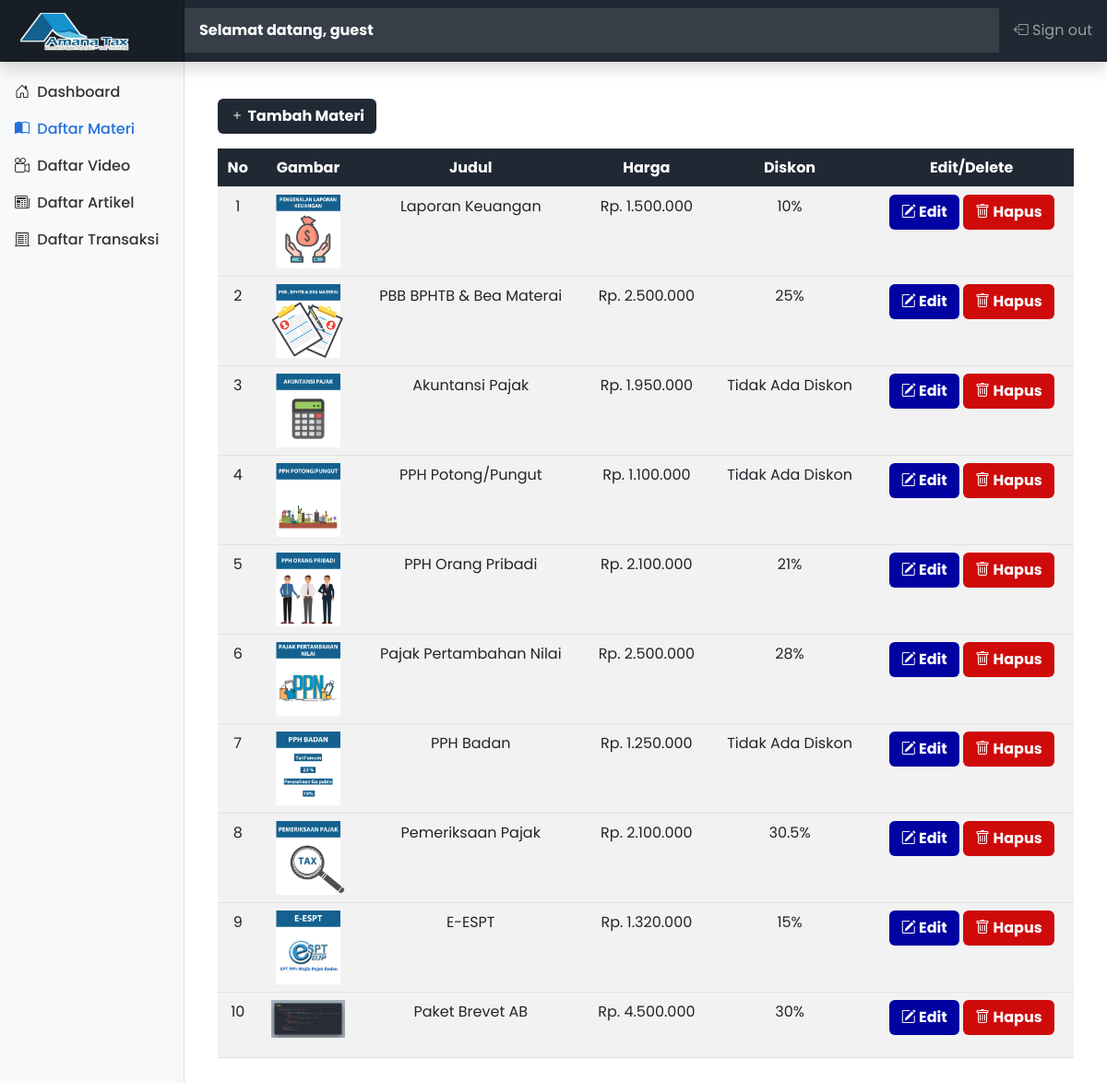
Page /admin/ListMateri.php (signed in) on the committed database.
### tables this page shows
CREATE TABLE `lesson` (
  `lesson_id` int(11) NOT NULL,
  `lesson` varchar(100) NOT NULL,
  `price` bigint(20) NOT NULL,
  `discount` float NOT NULL DEFAULT 0,
  `pict` text NOT NULL,
  `created_at` timestamp NOT NULL DEFAULT current_timestamp() ON UPDATE current_timestamp(),
  `updated_at` timestamp NOT NULL DEFAULT current_timestamp() ON UPDATE current_timestamp()
);

### components/LessonQuery.php (called while the page is built, shortened)
<?php
$LessonQuery = $config->query("SELECT * FROM lesson");

### admin/ListMateri.php (the view, shortened to what this page needs)
<?php
include '../layouts/meta.php';
include '../components/LessonQuery.php';
?>
<div class="container-fluid">
    <div class="row">
        <?php include '../layouts/sidenav.php' ?>
        <main class="col-md-9 ms-sm-auto col-lg-10 px-md-4 py-md-4" style="margin-bottom: 100px;">
            <div class="container mt-3">
                <?php if (isset($_GET['tambah'])) : ?>
                    <a href="ListMateri.php" class="btn fw-bold" style="background-color: #1f2833; color:#fff;"><span class="bi bi-backspace">&nbsp;Back</span></a>
                    <form action="" method="post" enctype="multipart/form-data">
                        <div class="card mt-3">
                            <div class="card-header">
                                <h4 class="text-center">Tambah Materi</h4>
                            </div>
                            <div class="card-body">
                                <div class="row">
                                    <div class="col-md-12 mb-3">
                                        <div class="d-flex justify-content-center">
                                            <img id="pict" src="../public/img/input-img.png" width="260" height="300" />
                                        </div>
                                        <div class="d-flex justify-content-center">
                                            <input type="file" name="pict" id="image-input" onchange="readURL(this);" class="d-none" accept="image/jpeg, image/png, image/jpg" required />
                                            <label for="image-input" class="d-flex justify-content-center btn fw-bold mt-3" style="background-color: #1f2833; color: #fff;"><span class="bi bi-upload">&nbsp;&nbsp;Pilih Gambar</span></label>
                                        </div>
                                    </div>
                                    <div class="col-md-12 mb-3">
                                        <div class="form-group">
                                            <label for="title" class="fw-bold">Judul Materi :</label>
                                            <input type="text" name="title" id="title" class="form-control" placeholder="Masukkan Judul Materi" required>
                                            <input type="text" name="slug" id="slug" class="form-control d-none" placeholder="Masukkan Judul Materi" required>
                                        </div>
                                    </div>
                                    <div class="col-md-6 mb-3">
                                        <div class="form-group">
                                            <label for="price" class="fw-bold">Harga :</label>
                                            <input type="number" name="price" id="price" class="form-control" placeholder="Masukkan Harga Materi" required>
                                        </div>
                                    </div>
                                    <div class="col-md-6 mb-3">
                                        <div class="form-group">
                                            <label for="discount" class="fw-bold">Diskon :</label>
                                            <input type="text" name="discount" id="discount" class="form-control" placeholder="Masukkan Diskon Materi">
                                        </div>
                                    </div>
                                    <div class="col-md-12 mt-3 mb-3 d-flex justify-content-center">
                                        <button type="submit" name="add" class="btn fw-bold" style="background-color: #1f2833; color: #fff;"><span class="bi bi-plus">&nbsp;Tambah</span></button>
                                    </div>
                                </div>
                            </div>
                        </div>
                    </form>
                <?php else : ?>
                    <form action="" method="get">
                        <button type="submit" name="tambah" class="btn fw-bold" style="background-color: #1f2833; color: #fff;"><span class="bi bi-plus">&nbsp;Tambah Materi</span></button>
                    </form>
                    <div class="table-responsive mt-3">
                        <table class="table table-striped table-hover">
                            <thead style="background-color: #1f2833; color:#fff;">
                                <th scope="col" class="text-center">No</th>
                                <th scope="col" class="text-center">Gambar</th>
                                <th scope="col" class="text-center">Judul</th>
                                <th scope="col" class="text-center">Harga</th>
                                <th scope="col" class="text-center">Diskon</th>
                                <th scope="col" class="text-center">Edit/Delete</th>
                            </thead>
                            <?php
                            $no = 1;
                            foreach ($LessonQuery as $L) :
                            ?>
                                <tbody>
                                    <td class="text-center"><?= $no++ ?></td>
                                    <td class="text-center"><img src="../public/uploaded_img/<?= $L['pict'] ?>" width="80"></td>
                                    <td class="text-center"><?= $L['lesson'] ?></td>
                                    <td class="text-center">Rp. <?= number_format($L['price'], 0, ".", ".") ?></td>
                                    <?php if ($L['discount'] > 0) : ?>
                                        <td class="text-center"><?= $L['discount'] ?>%</td>
                                    <?php else : ?>
                                        <td class="text-center">Tidak Ada Diskon</td>
                                    <?php endif; ?>
                                    <td class="text-center">
                                        <form action="" method="get">
                                            <button type="submit" name="update" id="update" class="btn fw-bold" style="background-color: #0002A1; color:#fff;"><span class="bi bi-pencil-square">&nbsp;Edit</span></button>
                                            <button type="submit" name="delete" id="delete" class="btn fw-bold" style="background-color: #CF0A0A; color:#fff;"><span class="bi bi-trash">&nbsp;Hapus</span></button>
                                        </form>
                                    </td>
                                </tbody>
                            <?php endforeach; ?>
                        </table>
                    </div>
                <?php endif; ?>
            </div>
        </main>
    </div>
</div>

### layouts/meta.php (style rules this page uses)
* { font-family: 'Poppins', sans-serif; }

### layouts/sidenav.php (style rules this page uses)
.bi { vertical-align: -.125em; fill: currentColor; }

### rows in the picture
lesson: pict (picture), lesson "Laporan Keuangan", price "1.500.000", discount "10"
lesson: pict (picture), lesson "PBB BPHTB & Bea Materai", price "2.500.000", discount "25"
lesson: pict (picture), lesson "Akuntansi Pajak", price "1.950.000", discount "Tidak Ada Diskon"
lesson: pict (picture), lesson "PPH Potong/Pungut", price "1.100.000", discount "Tidak Ada Diskon"
lesson: pict (picture), lesson "PPH Orang Pribadi", price "2.100.000", discount "21"
lesson: pict (picture), lesson "Pajak Pertambahan Nilai", price "2.500.000", discount "28"
lesson: pict (picture), lesson "PPH Badan", price "1.250.000", discount "Tidak Ada Diskon"
lesson: pict (picture), lesson "Pemeriksaan Pajak", price "2.100.000", discount "30.5"
lesson: pict (picture), lesson "E-ESPT", price "1.320.000", discount "15"
lesson: pict (picture), lesson "Paket Brevet AB", price "4.500.000", discount "30"

### other values in the picture
$_SESSION['firstnameAdmin'] "guest"
